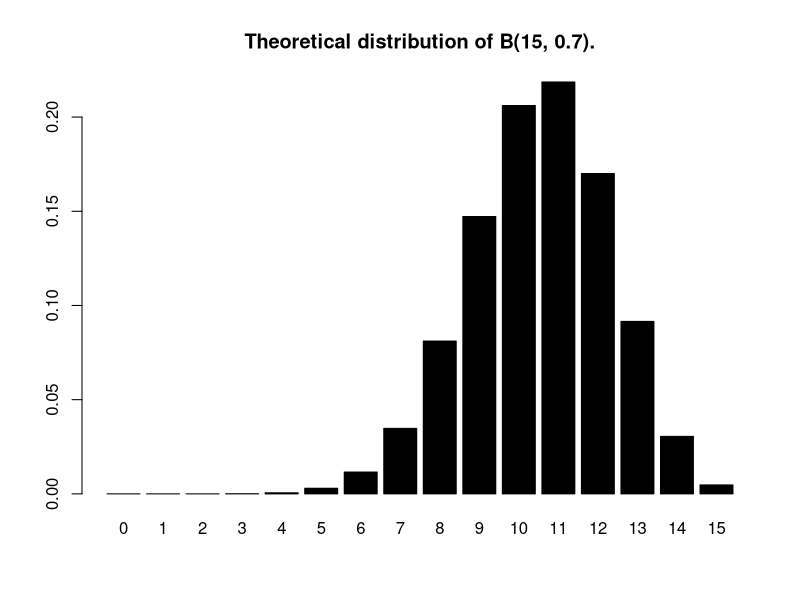
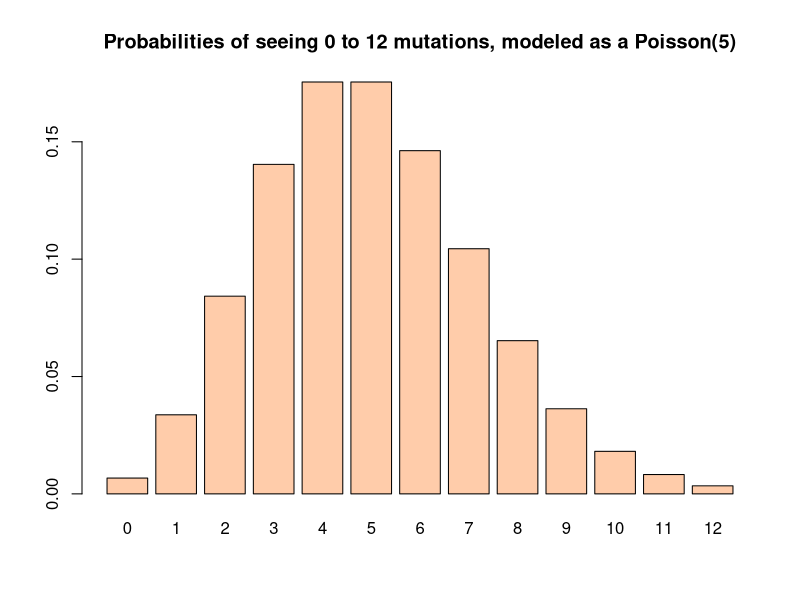

These charts were generated, in order, by the following R code:
## ---- chunk 1
genotype = c("AA","AO","BB","AO","OO","AO","AA","BO","BO",
             "AO","BB","AO","BO","AB","OO","AB","BB","AO","AO")
table(genotype)
## ---- chunk 2
rbinom(15, prob = 0.5, size = 1)
## ---- chunk 3
rbinom(15, prob = 0.7, size = 1)
## ---- chunk 4
rbinom(1, prob = 0.7, size = 15)
## ---- chunk 5
set.seed(384569724)
rbinom(1, prob = 0.7, size = 15)
## ---- chunk 6
probabilities = dbinom(0:15, prob = 0.7, size = 15)
round(probabilities, 2)
## ---- chunk 7
barplot(probabilities, names.arg = 0:15, col = "black", main = "Theoretical distribution of B(15, 0.7).")
## ---- chunk 8
dpois(x=3, lambda=5)
## ---- chunk 9
y <- dpois(x=0:12, lambda=5)
barplot(y, names.arg = 0:12, col = "#FFCCAA",  main = "Probabilities of seeing 0 to 12 mutations, modeled as a Poisson(5)")
## ---- chunk 10
pvec = rep(1/4, 4)
t(rmultinom(1, prob = pvec, size = 8))
